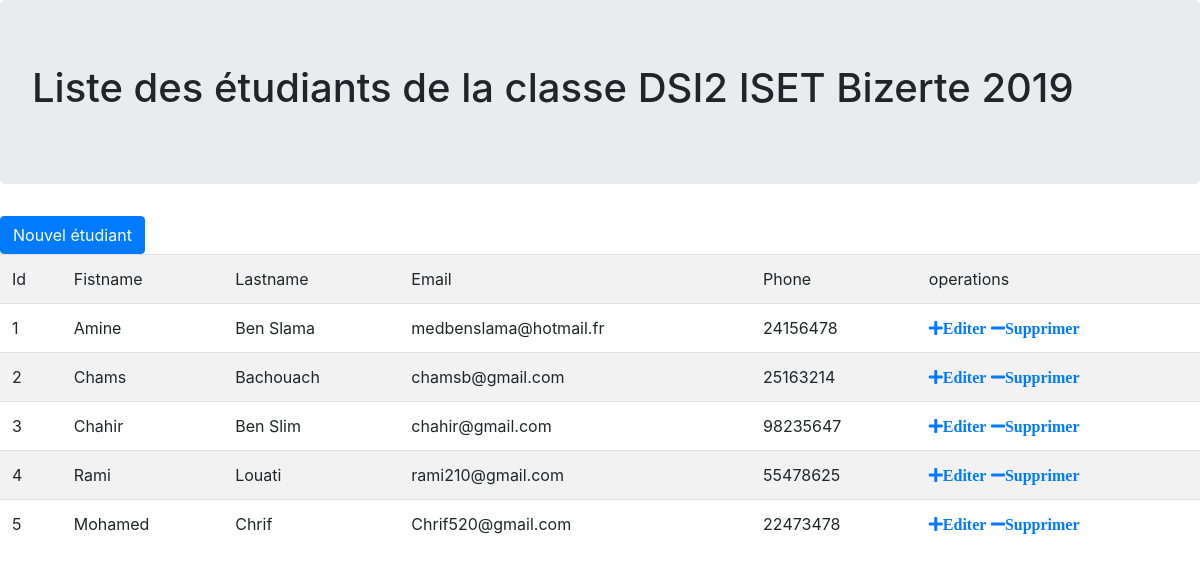
The page / on the database its author committed.
### tables this page shows
CREATE TABLE IF NOT EXISTS `students` (
  `id` smallint(5) UNSIGNED NOT NULL AUTO_INCREMENT,
  `firstname` varchar(50) NOT NULL,
  `lastname` varchar(50) NOT NULL,
  `email` varchar(50) NOT NULL,
  `phone` int(10) UNSIGNED NOT NULL,
  PRIMARY KEY (`id`)
);

### index.php (the view, shortened to what this page needs)
<!DOCTYPE html>
<html lang="en">
<head>
    <link rel="stylesheet" href="https://stackpath.bootstrapcdn.com/bootstrap/4.3.1/css/bootstrap.min.css">
    <link rel="stylesheet" href="https://use.fontawesome.com/releases/v5.11.2/css/all.css">
</head>
<body>
<div class="jumbotron">
    <h1>Liste des étudiants de la classe DSI2 ISET Bizerte 2019</h1>
</div>
<a class="btn btn-primary" href="create.php">Nouvel étudiant</a>
<br>
<table class="table table-striped">
 <tr>
    <td>Id</td>
    <td>Fistname</td>
    <td>Lastname</td>
    <td>Email</td>
    <td>Phone</td>
    <td>operations</td>
   </tr>
   <?php
   include 'dbconnexion.php';
   $reponse = $cnx->prepare('SELECT * FROM students');
   $reponse->execute();
   while ($donnees = $reponse->fetch())
      {
          echo '<tr>';
          echo '<td>'.$donnees['id'].'</td>';
          echo '<td>'.$donnees['firstname'].'</td>';
          echo '<td>'.$donnees['lastname'].'</td>';
          echo '<td>'.$donnees['email'].'</td>';
          echo '<td>'.$donnees['phone'].'</td>';
          echo '<td><a href="edit.php?id='.$donnees['id'].'"><i class="fas fa-plus">Editer</i></a>        ';
          echo '<a href="delete.php?id='.$donnees['id'].'"><i class="fas fa-minus">Supprimer</i></a></td>';
          echo '</tr>';
      }
  ?>
</table>
</body>
</html>

### rows shown on the page
students: id "1", firstname "Amine", lastname "Ben Slama", email "medbenslama@hotmail.fr", phone "24156478"
students: id "2", firstname "Chams", lastname "Bachouach", email "chamsb@gmail.com", phone "25163214"
students: id "3", firstname "Chahir", lastname "Ben Slim", email "chahir@gmail.com", phone "98235647"
students: id "4", firstname "Rami", lastname "Louati", email "rami210@gmail.com", phone "55478625"
students: id "5", firstname "Mohamed", lastname "Chrif", email "Chrif520@gmail.com", phone "22473478"
